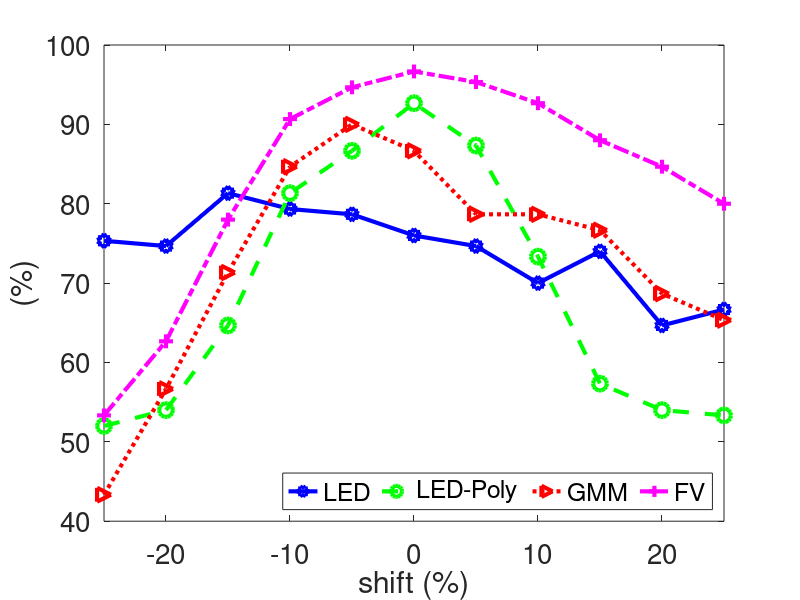
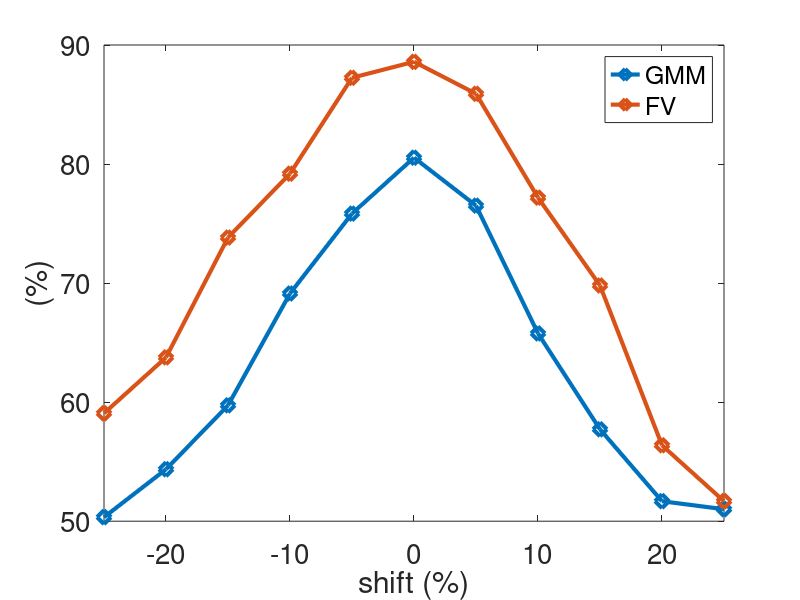

Source code (MATLAB) for these figures, in order:
clear all
close all
clc

vec_shift = [-25 -20 -15  -10 -5  0  5  10 15 20 25];

%% KTH LED, GMM & FV

LED_kth =         [75.3333   74.6667   81.3333   79.3333   78.6667   76.0000   74.6667   70.0000   74.0000   64.6667   66.6667 ];
LED_Poly_kth =    [52.0000   54.0000   64.6667   81.3333   86.6667   92.6667   87.3333   73.3333   57.3333   54.0000   53.3333 ];
GMM_kth = [43.3333   56.6667   71.3333   84.6667   90.0000   86.6667   78.6667   78.6667   76.6667   68.6667   65.3333 ];
FV_kth =  [53.3333   62.6667   78.0000   90.6667   94.6667   96.6667   95.3333   92.6667   88.0000   84.6667   80.0000 ];

%all = [LED; LED_Poly; GMM_all_acc; FV_all_acc ];
plot(vec_shift,LED_kth, '-bh', 'LineWidth', 3,'MarkerSize', 10);
hold on
plot(vec_shift,LED_Poly_kth, '--go', 'LineWidth', 3,'MarkerSize', 10);
plot(vec_shift,GMM_kth, ':r>', 'LineWidth', 3,'MarkerSize', 10);
plot(vec_shift,FV_kth, '-.m+', 'LineWidth', 3,'MarkerSize', 10);


xlim([-25 25])
legend('LED', 'LED-Poly', 'GMM','FV','Location','southeast', 'orientation', 'horizontal');
ylabel('(%)','FontSize',20)
xlabel('shift (%)','FontSize',20)
set(gca,'FontSize',20); 

%Nicta
%print('/home/johanna/latex-svn/wacv_2016_b/v3/images/experiments_kth/all_shifts_kth','-dpng','-r300');
%Home
print('/media/johanna/HD1T/latex-svn/wacv_2016_b/v5/images/experiments/all_shifts_kth','-dpng','-r300');


%% UCF GMM & FV
figure()
GMM_all_acc  = [50.3356   54.3624   59.7315   69.1275   75.8389   80.5369   76.5101   65.7718   57.7181   51.6779   51.0067];
FV_all_acc   = [59.0604   63.7584   73.8255   79.1946   87.2483   88.5906   85.9060   77.1812   69.7987   56.3758   51.6779];

all = [GMM_all_acc; FV_all_acc ];
plot(vec_shift,all', '-d', 'LineWidth', 3,'MarkerSize', 10);
xlim([-25 25])
legend('GMM', 'FV','Location','northeast');
ylabel('(%)','FontSize',20)
xlabel('shift (%)','FontSize',20)
set(gca,'FontSize',20); 

%Home
%print('/media/johanna/HD1T/latex-svn/wacv_2016_b/v4/images/experiments/all_shifts_ucf','-dpng','-r300');





